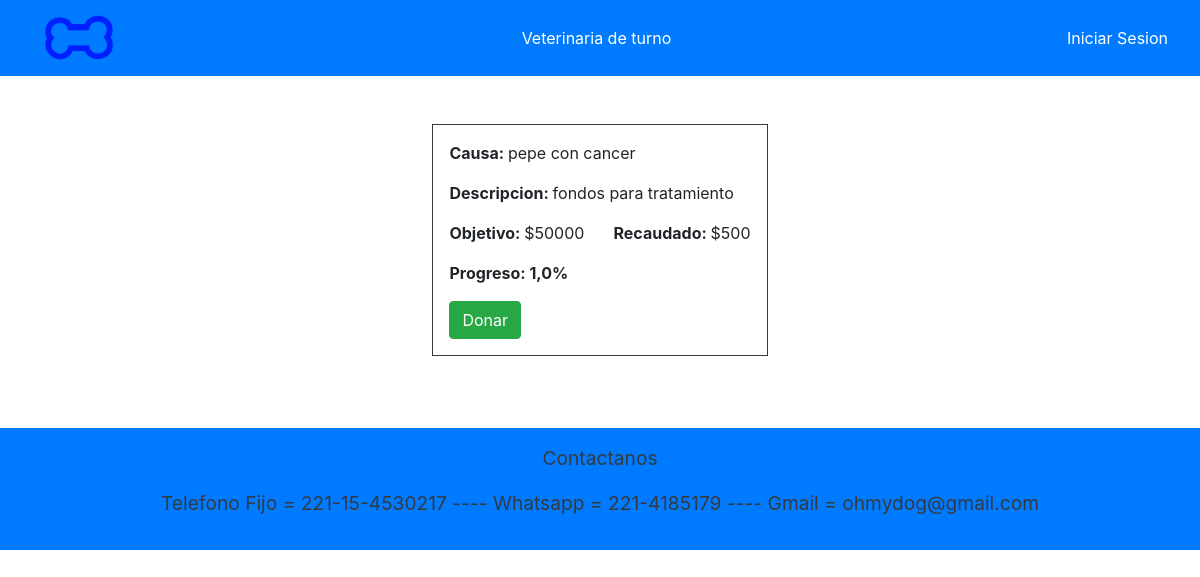
/donaciones, run on the app's committed database.
### APP/models.py (models this page shows)
class Donacion(models.Model):
    causa = models.CharField(max_length=40)
    descripcion = models.CharField(max_length=50)
    objetivo = models.IntegerField()
    recaudado = models.IntegerField()
    progreso = models.FloatField()

### APP/views.py (the view)
# urls.py: path('donaciones', views.donaciones, name='donaciones'),
def donaciones(request):
    don = Donacion.objects.all()
    context = {
        'usuario':usuario,
        'context':don,
    }
    return render(request, 'paginas/donaciones.html', context)

### APP/templates/paginas/donaciones.html (shortened to what this page needs)
{% extends 'paginas/base.html' %}
{% load static %}
{% block contenido %}
<div class="d-flex justify-content-center flex-column align-items-center">
    {% if context|length == 0 %}
        <p>No hay Colectas Publicadas</p>
    {% else %}
    {% for c in context %}
        <div class="d-flex border border-dark flex-column p-3">
            <p><strong>Causa: </strong>{{c.causa}}</p>
            <p><strong>Descripcion: </strong>{{c.descripcion}}</p>
            <div class="d-flex">
                <p><strong>Objetivo: </strong>${{c.objetivo}}</p>
                <span class="text text-white">____</span>
                <p><strong>Recaudado: </strong>${{c.recaudado}}</p>
            </div>
            <p><strong>Progreso: {{c.progreso}}%</strong></p>
            <div>
                <a href="/donar/{{c.id}}" class="btn btn-success">Donar</a>
            </div>
        </div>
        <br>
    {% endfor %}
    {% endif %}
</div>
{% endblock %}

### data on the page
Donacion: causa "pepe con cancer", descripcion "fondos para tratamiento", objetivo "50000", recaudado "500", progreso "1,0"
